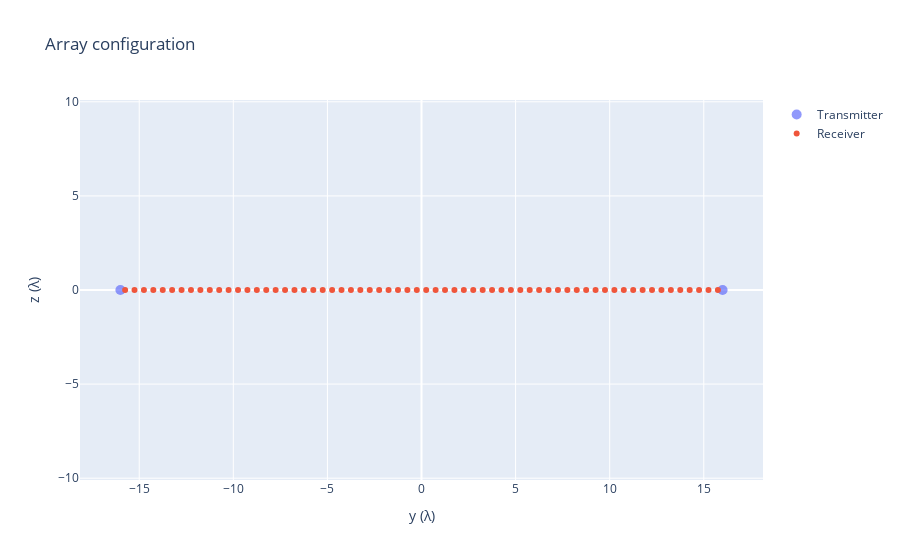

Notebook cell for this chart:
### Markdown cell above
There are 2 transmitters and 64 receivers, the synthesized array is a 1 x 128 uniform linear array.

> Note: The modulation is not considered here. Assume the 2 transmitters are orthogonal.

### Code cell
import plotly.graph_objs as go
from IPython.display import Image

fig = go.Figure()
fig.add_trace(
    go.Scatter(x=radar.transmitter.locations[:, 1]/wavelength,
               y=radar.transmitter.locations[:, 2]/wavelength,
               mode='markers',
               name='Transmitter',
               opacity=0.7,
               marker=dict(size=10)))

fig.add_trace(
    go.Scatter(x=radar.receiver.locations[:, 1]/wavelength,
               y=radar.receiver.locations[:, 2]/wavelength,
               mode='markers',
               opacity=1,
               name='Receiver'))

fig.update_layout(
    title='Array configuration',
    xaxis=dict(title='y (λ)'),
    yaxis=dict(title='z (λ)',
               scaleanchor="x",
               scaleratio=1),
)

fig.show()

### Figure 1 — Plotly figure (JSON) as saved in the notebook; plotly's stock layout.template omitted (floating-point values rounded to 4 significant figures)
{"data": [{"marker": {"size": 10}, "mode": "markers", "name": "Transmitter", "opacity": 0.7, "type": "scatter", "x": [-16, 16], "y": [0, 0]}, {"mode": "markers", "name": "Receiver", "opacity": 1, "type": "scatter", "x": [-15.75, -15.25, -14.75, -14.25, -13.75, -13.25, -12.75, -12.25, -11.75, -11.25, -10.75, -10.25, -9.75, -9.25, -8.75, -8.25, -7.75, -7.25, -6.75, -6.25, -5.75, -5.25, -4.75, -4.25, -3.75, -3.25, -2.75, -2.25, -1.75, -1.25, -0.75, -0.25, 0.25, 0.75, 1.25, 1.75, 2.25, 2.75, 3.25, 3.75, 4.25, 4.75, 5.25, 5.75, 6.25, 6.75, 7.25, 7.75, 8.25, 8.75, 9.25, 9.75, 10.25, 10.75, 11.25, 11.75, 12.25, 12.75, 13.25, 13.75, 14.25, 14.75, 15.25, 15.75], "y": [0, 0, 0, 0, 0, 0, 0, 0, 0, 0, 0, 0, 0, 0, 0, 0, 0, 0, 0, 0, 0, 0, 0, 0, 0, 0, 0, 0, 0, 0, 0, 0, 0, 0, 0, 0, 0, 0, 0, 0, 0, 0, 0, 0, 0, 0, 0, 0, 0, 0, 0, 0, 0, 0, 0, 0, 0, 0, 0, 0, 0, 0, 0, 0]}], "layout": {"title": {"text": "Array configuration"}, "xaxis": {"title": {"text": "y (λ)"}}, "yaxis": {"scaleanchor": "x", "scaleratio": 1, "title": {"text": "z (λ)"}}}}
